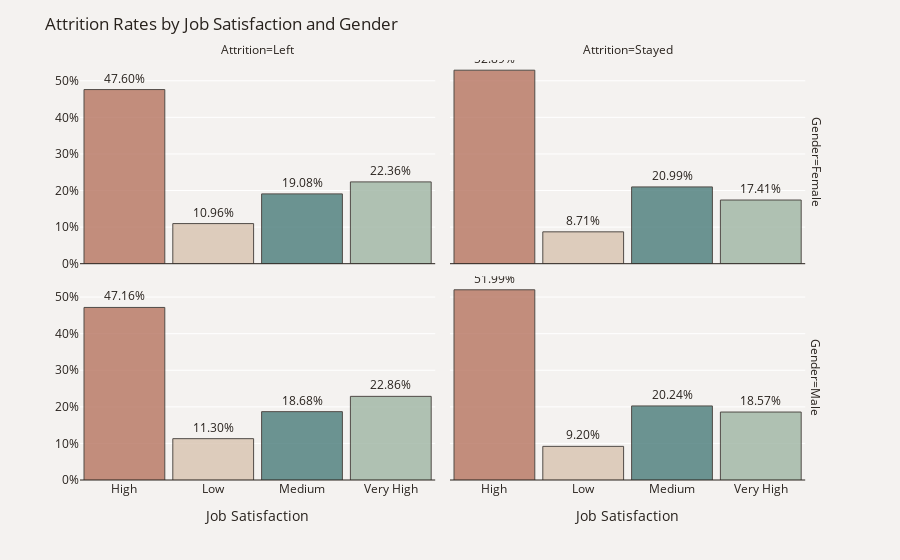

This figure's notebook cell:
### Code cell
import pandas as pd
import plotly.express as px

data = df_combined.copy()

# Vérifier les noms des colonnes
print(data.columns)

# Remplacez 'Job Satisfaction' par le nom correct de la colonne si nécessaire
job_satisfaction = 'Job Satisfaction'  # Remplacez par le nom correct si nécessaire

# Calculer les taux d'attrition en fonction de la satisfaction au travail et du genre
plot_df = data.groupby(['Attrition', 'Gender'])[job_satisfaction].value_counts(normalize=True)
plot_df = plot_df.mul(100).rename('Percent').reset_index().sort_values(job_satisfaction)

# Remplacer les valeurs de JobSatisfaction par leurs catégories respectives
plot_df[job_satisfaction] = pd.Categorical(plot_df[job_satisfaction], categories=["Low", "Medium", "High", "Very High"], ordered=True)

# Créer le graphique à barres
fig = px.bar(plot_df, x=job_satisfaction, y='Percent', text='Percent', opacity=0.8,
             facet_col="Attrition", facet_row="Gender", category_orders={"Attrition": ["Left", "Stayed"], "Gender": ["Female", "Male"]})

# Mettre à jour les traces pour améliorer l'apparence du graphique
fig.update_traces(texttemplate='%{text:.2f}%', textposition='outside',
                  marker_color=['#B6735F', '#D7C2B0', '#497B7A', '#9EB5A3'],
                  marker_line=dict(width=1, color='#28221D'))

# Mettre à jour les axes et la mise en page du graphique
fig.update_yaxes(title="", zeroline=True, zerolinewidth=1, zerolinecolor='#28221D', ticksuffix='%')
fig.update_layout(title_text='Attrition Rates by Job Satisfaction and Gender', bargap=.09, font_color='#28221D',
                  xaxis_title='Job Satisfaction', paper_bgcolor='#F4F2F0', plot_bgcolor='#F4F2F0')

# Afficher le graphique
fig.show()

### Figure 1 — Plotly figure (JSON) as saved in the notebook; plotly's stock layout.template omitted (floating-point values rounded to 4 significant figures)
{"data": [{"alignmentgroup": "True", "hovertemplate": "Gender=Female<br>Attrition=Left<br>Job Satisfaction=%{x}<br>Percent=%{text}<extra></extra>", "legendgroup": "", "marker": {"color": ["#B6735F", "#D7C2B0", "#497B7A", "#9EB5A3"], "line": {"color": "#28221D", "width": 1}, "opacity": 0.8, "pattern": {"shape": ""}}, "name": "", "offsetgroup": "", "orientation": "v", "showlegend": false, "text": [47.6, 10.96, 19.08, 22.36], "textposition": "outside", "texttemplate": "%{text:.2f}%", "type": "bar", "x": ["High", "Low", "Medium", "Very High"], "xaxis": "x3", "y": [47.6, 10.96, 19.08, 22.36], "yaxis": "y3"}, {"alignmentgroup": "True", "hovertemplate": "Gender=Female<br>Attrition=Stayed<br>Job Satisfaction=%{x}<br>Percent=%{text}<extra></extra>", "legendgroup": "", "marker": {"color": ["#B6735F", "#D7C2B0", "#497B7A", "#9EB5A3"], "line": {"color": "#28221D", "width": 1}, "opacity": 0.8, "pattern": {"shape": ""}}, "name": "", "offsetgroup": "", "orientation": "v", "showlegend": false, "text": [52.89, 8.709, 20.99, 17.41], "textposition": "outside", "texttemplate": "%{text:.2f}%", "type": "bar", "x": ["High", "Low", "Medium", "Very High"], "xaxis": "x4", "y": [52.89, 8.709, 20.99, 17.41], "yaxis": "y4"}, {"alignmentgroup": "True", "hovertemplate": "Gender=Male<br>Attrition=Left<br>Job Satisfaction=%{x}<br>Percent=%{text}<extra></extra>", "legendgroup": "", "marker": {"color": ["#B6735F", "#D7C2B0", "#497B7A", "#9EB5A3"], "line": {"color": "#28221D", "width": 1}, "opacity": 0.8, "pattern": {"shape": ""}}, "name": "", "offsetgroup": "", "orientation": "v", "showlegend": false, "text": [47.16, 11.3, 18.68, 22.86], "textposition": "outside", "texttemplate": "%{text:.2f}%", "type": "bar", "x": ["High", "Low", "Medium", "Very High"], "xaxis": "x", "y": [47.16, 11.3, 18.68, 22.86], "yaxis": "y"}, {"alignmentgroup": "True", "hovertemplate": "Gender=Male<br>Attrition=Stayed<br>Job Satisfaction=%{x}<br>Percent=%{text}<extra></extra>", "legendgroup": "", "marker": {"color": ["#B6735F", "#D7C2B0", "#497B7A", "#9EB5A3"], "line": {"color": "#28221D", "width": 1}, "opacity": 0.8, "pattern": {"shape": ""}}, "name": "", "offsetgroup": "", "orientation": "v", "showlegend": false, "text": [51.99, 9.195, 20.24, 18.57], "textposition": "outside", "texttemplate": "%{text:.2f}%", "type": "bar", "x": ["High", "Low", "Medium", "Very High"], "xaxis": "x2", "y": [51.99, 9.195, 20.24, 18.57], "yaxis": "y2"}], "layout": {"annotations": [{"font": {}, "showarrow": false, "text": "Attrition=Left", "x": 0.24, "xanchor": "center", "xref": "paper", "y": 1, "yanchor": "bottom", "yref": "paper"}, {"font": {}, "showarrow": false, "text": "Attrition=Stayed", "x": 0.74, "xanchor": "center", "xref": "paper", "y": 1, "yanchor": "bottom", "yref": "paper"}, {"font": {}, "showarrow": false, "text": "Gender=Male", "textangle": 90, "x": 0.98, "xanchor": "left", "xref": "paper", "y": 0.2425, "yanchor": "middle", "yref": "paper"}, {"font": {}, "showarrow": false, "text": "Gender=Female", "textangle": 90, "x": 0.98, "xanchor": "left", "xref": "paper", "y": 0.7575, "yanchor": "middle", "yref": "paper"}], "bargap": 0.09, "barmode": "relative", "font": {"color": "#28221D"}, "legend": {"tracegroupgap": 0}, "margin": {"t": 60}, "paper_bgcolor": "#F4F2F0", "plot_bgcolor": "#F4F2F0", "title": {"text": "Attrition Rates by Job Satisfaction and Gender"}, "xaxis": {"anchor": "y", "domain": [0, 0.48], "title": {"text": "Job Satisfaction"}}, "xaxis2": {"anchor": "y2", "domain": [0.5, 0.98], "matches": "x", "title": {"text": "Job Satisfaction"}}, "xaxis3": {"anchor": "y3", "domain": [0, 0.48], "matches": "x", "showticklabels": false}, "xaxis4": {"anchor": "y4", "domain": [0.5, 0.98], "matches": "x", "showticklabels": false}, "yaxis": {"anchor": "x", "domain": [0, 0.485], "ticksuffix": "%", "title": {"text": ""}, "zeroline": true, "zerolinecolor": "#28221D", "zerolinewidth": 1}, "yaxis2": {"anchor": "x2", "domain": [0, 0.485], "matches": "y", "showticklabels": false, "ticksuffix": "%", "title": {"text": ""}, "zeroline": true, "zerolinecolor": "#28221D", "zerolinewidth": 1}, "yaxis3": {"anchor": "x3", "domain": [0.515, 1], "matches": "y", "ticksuffix": "%", "title": {"text": ""}, "zeroline": true, "zerolinecolor": "#28221D", "zerolinewidth": 1}, "yaxis4": {"anchor": "x4", "domain": [0.515, 1], "matches": "y", "showticklabels": false, "ticksuffix": "%", "title": {"text": ""}, "zeroline": true, "zerolinecolor": "#28221D", "zerolinewidth": 1}}}
